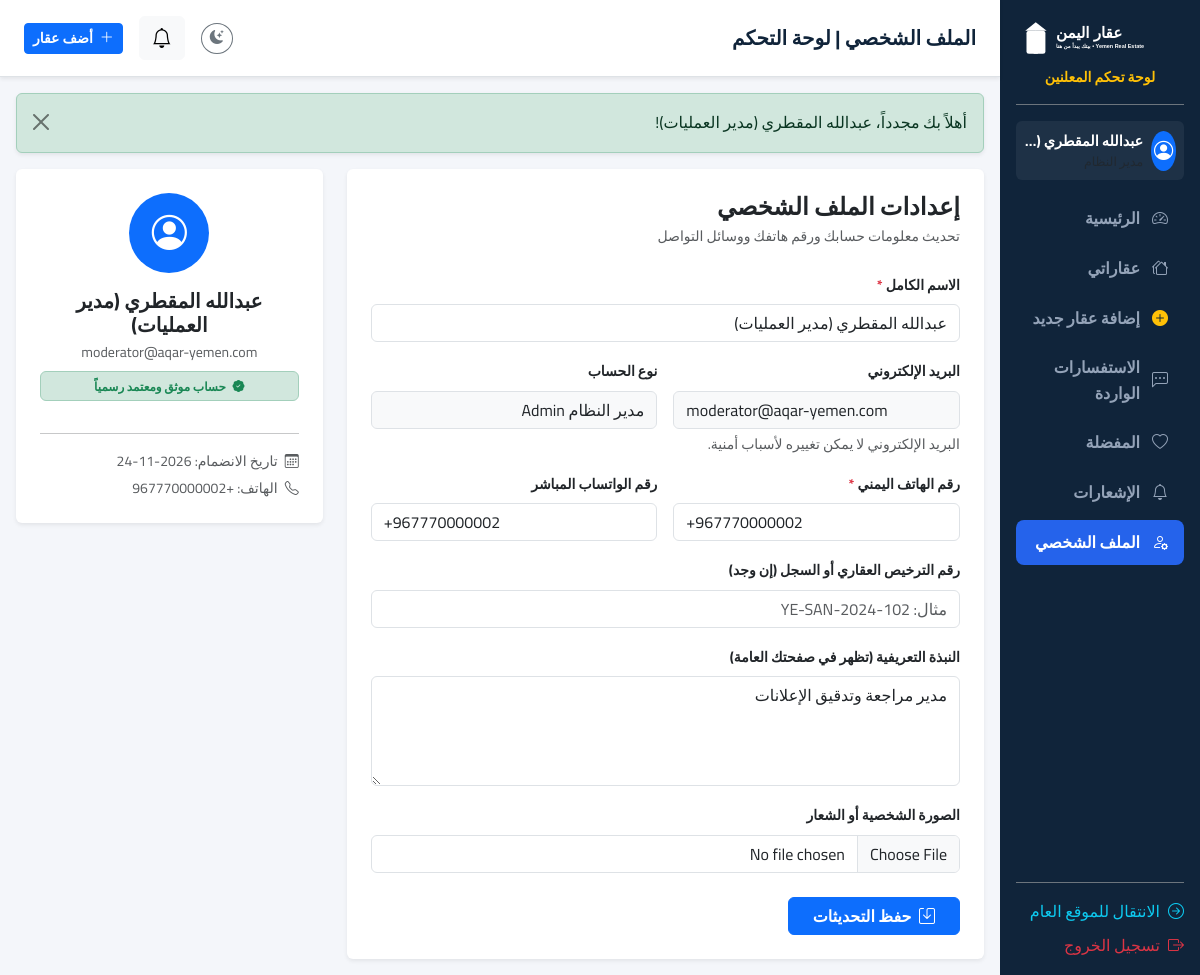
Page /dashboard/profile (signed in) on the committed database.
### tables this page shows
CREATE TABLE `users` (
    `id` INT UNSIGNED AUTO_INCREMENT PRIMARY KEY,
    `full_name` VARCHAR(150) NOT NULL,
    `email` VARCHAR(150) NOT NULL UNIQUE,
    `phone` VARCHAR(30) NOT NULL,
    `password_hash` VARCHAR(255) NOT NULL,
    `role` ENUM('super_admin', 'admin', 'office', 'broker', 'owner', 'customer') NOT NULL DEFAULT 'customer',
    `is_verified` TINYINT(1) NOT NULL DEFAULT 0,
    `is_active` TINYINT(1) NOT NULL DEFAULT 1,
    `avatar` VARCHAR(255) NULL,
    `bio` TEXT NULL,
    `whatsapp` VARCHAR(30) NULL,
    `license_number` VARCHAR(100) NULL,
    `office_id` INT UNSIGNED NULL,
    `remember_token` VARCHAR(100) NULL,
    `created_at` TIMESTAMP DEFAULT CURRENT_TIMESTAMP,
    `updated_at` TIMESTAMP DEFAULT CURRENT_TIMESTAMP ON UPDATE CURRENT_TIMESTAMP,
    INDEX `idx_users_role` (`role`),
    INDEX `idx_users_phone` (`phone`)
);

### app/Controllers/DashboardController.php (called while the page is built, shortened)
<?php
class DashboardController
{
    public function profile(): void
    {
        $userId = Session::userId();
        $user = User::find($userId);
        View::render('dashboard.profile.index', [
            'title' => 'الملف الشخصي | لوحة التحكم',
            'user' => $user
        ], 'dashboard');
    }
}

### public/index.php (called while the page is built, shortened)
<?php
spl_autoload_register(function ($class) {
    $prefix = 'App\\';
    $base_dir = dirname(__DIR__) . '/app/';
    $len = strlen($prefix);
    $relative_class = substr($class, $len);
    $file = $base_dir . str_replace('\\', '/', $relative_class) . '.php';
});
require_once dirname(__DIR__) . '/routes/web.php';
$uri = $_SERVER['REQUEST_URI'] ?? '/';
$method = $_SERVER['REQUEST_METHOD'] ?? 'GET';
Router::dispatch($uri, $method);

### app/Config/App.php (called while the page is built, shortened)
<?php
class App
{
    private static array $env = [];
    public static function env(string $key, mixed $default = null): mixed
    {
        return self::$env[$key] ?? $_ENV[$key] ?? getenv($key) ?: $default;
    }
    public static function baseUrl(string $path = ''): string
    {
        $protocol = (!empty($_SERVER['HTTPS']) && $_SERVER['HTTPS'] !== 'off') ? 'https://' : 'http://';
        $host = $_SERVER['HTTP_HOST'] ?? 'localhost';
        $scriptName = $_SERVER['SCRIPT_NAME'] ?? '';
        $baseFolder = rtrim(str_replace('\\', '/', dirname($scriptName)), '/');
        $base = $protocol . $host . $baseFolder;
        $path = ltrim($path, '/');
        return $path === '' ? $base : $base . '/' . $path;
    }
}

### app/Helpers/Session.php (called while the page is built, shortened)
<?php
class Session
{
    public static function user(): ?array
    {
        return $_SESSION['auth_user'] ?? null;
    }
    public static function userId(): ?int
    {
        $user = self::user();
        return $user['id'] ?? null;
    }
}

### app/Config/Database.php (called while the page is built, shortened)
<?php
class Database
{
    private static ?PDO $instance = null;
    public static function connect(): PDO
    {
        if (self::$instance === null) {
            $host = App::env('DB_HOST', '127.0.0.1');
            $port = App::env('DB_PORT', '3306');
            $dbname = App::env('DB_NAME', 'yemen_real_estate');
            $user = App::env('DB_USER', 'root');
            $pass = App::env('DB_PASS', '');
            $dsn = "mysql:host={$host};port={$port};dbname={$dbname};charset=utf8mb4";
            $options = [
                PDO::ATTR_ERRMODE => PDO::ERRMODE_EXCEPTION,
                PDO::ATTR_DEFAULT_FETCH_MODE => PDO::FETCH_ASSOC,
                PDO::ATTR_EMULATE_PREPARES => false,
                PDO::MYSQL_ATTR_INIT_COMMAND => "SET NAMES utf8mb4 COLLATE utf8mb4_unicode_ci"
            ];
            try {
                self::$instance = new PDO($dsn, $user, $pass, $options);
            } catch (PDOException $e) {
                error_log("Database Connection Error: " . $e->getMessage());
                if (App::env('APP_DEBUG', 'false') === 'true') {
                    die("خطأ في الاتصال بقاعدة البيانات: " . htmlspecialchars($e->getMessage()));
                } else {
                    die("نعتذر، حدث خطأ أثناء الاتصال بقاعدة البيانات. يرجى المحاولة لاحقاً.");
                }
            }
        }
        return self::$instance;
    }
}

### app/Models/Model.php (called while the page is built, shortened)
<?php
abstract class Model
{
    protected static string $table = '';
    protected static string $primaryKey = 'id';
    public static function db(): PDO
    {
        return Database::connect();
    }
    public static function find(int|string $id): ?array
    {
        $sql = "SELECT * FROM `" . static::$table . "` WHERE `" . static::$primaryKey . "` = :id LIMIT 1";
        $stmt = self::db()->prepare($sql);
        $stmt->execute([':id' => $id]);
        $result = $stmt->fetch();
        return $result ?: null;
    }
}

### resources/views/dashboard/profile/index.php (the view, shortened to what this page needs)
<div class="row g-4">
    <div class="col-lg-8">
        <div class="card border-0 shadow-sm p-4">
            <h4 class="fw-bold mb-1">إعدادات الملف الشخصي</h4>
            <div class="text-muted small mb-4">تحديث معلومات حسابك ورقم هاتفك ووسائل التواصل</div>
            <form action="<?= App::baseUrl('dashboard/profile/update') ?>" method="POST" enctype="multipart/form-data">
                <div class="mb-3">
                    <label class="form-label fw-bold small">الاسم الكامل <span class="text-danger">*</span></label>
                    <input type="text" name="full_name" class="form-control" required value="<?= htmlspecialchars($user['full_name']) ?>">
                </div>
                <div class="row g-3 mb-3">
                    <div class="col-md-6">
                        <label class="form-label fw-bold small">البريد الإلكتروني</label>
                        <input type="email" class="form-control bg-light" disabled value="<?= htmlspecialchars($user['email']) ?>">
                        <div class="form-text small">البريد الإلكتروني لا يمكن تغييره لأسباب أمنية.</div>
                    </div>
                    <div class="col-md-6">
                        <label class="form-label fw-bold small">نوع الحساب</label>
                        <input type="text" class="form-control bg-light" disabled value="<?= match($user['role']) {
                            'office' => 'مكتب عقاري',
                            'broker' => 'وسيط عقاري',
                            'owner' => 'مالك عقار',
                            'super_admin' => 'المالك الرئيسي Super Admin',
                            'admin' => 'مدير النظام Admin',
                            default => 'عميل / باحث'
                        } ?>">
                    </div>
                </div>
                <div class="row g-3 mb-3">
                    <div class="col-md-6">
                        <label class="form-label fw-bold small">رقم الهاتف اليمني <span class="text-danger">*</span></label>
                        <input type="tel" name="phone" class="form-control" required value="<?= htmlspecialchars($user['phone']) ?>">
                    </div>
                    <div class="col-md-6">
                        <label class="form-label fw-bold small">رقم الواتساب المباشر</label>
                        <input type="tel" name="whatsapp" class="form-control" placeholder="+967771234567" value="<?= htmlspecialchars($user['whatsapp'] ?? $user['phone']) ?>">
                    </div>
                </div>
                <div class="mb-3">
                    <label class="form-label fw-bold small">رقم الترخيص العقاري أو السجل (إن وجد)</label>
                    <input type="text" name="license_number" class="form-control" placeholder="مثال: YE-SAN-2024-102" value="<?= htmlspecialchars($user['license_number'] ?? '') ?>">
                </div>
                <div class="mb-3">
                    <label class="form-label fw-bold small">النبذة التعريفية (تظهر في صفحتك العامة)</label>
                    <textarea name="bio" class="form-control" rows="4" placeholder="اكتب نبذة عن خبرتك العقارية والمناطق التي تنشط فيها..."><?= htmlspecialchars($user['bio'] ?? '') ?></textarea>
                </div>
                <div class="mb-4">
                    <label class="form-label fw-bold small">الصورة الشخصية أو الشعار</label>
                    <input type="file" name="avatar" class="form-control" accept="image/jpeg,image/png,image/webp">
                </div>
                <button type="submit" class="btn btn-primary fw-bold px-4">
                    <i class="bi bi-save me-1"></i> حفظ التحديثات
                </button>
            </form>
        </div>
    </div>
    <div class="col-lg-4">
        <div class="card border-0 shadow-sm p-4 text-center">
            <div class="rounded-circle bg-primary text-white d-flex align-items-center justify-content-center mx-auto mb-3" style="width: 80px; height: 80px; font-size: 2.2rem;">
                <i class="bi bi-person-circle"></i>
            </div>
            <h5 class="fw-bold mb-1"><?= htmlspecialchars($user['full_name']) ?></h5>
            <div class="text-muted small mb-2"><?= htmlspecialchars($user['email']) ?></div>
            <?php if ($user['is_verified']): ?>
                <div class="badge bg-success-subtle text-success border border-success-subtle py-2 px-3 mb-3">
                    <i class="bi bi-patch-check-fill me-1"></i> حساب موثق ومعتمد رسمياً
                </div>
            <?php endif; ?>
            <hr>
            <div class="text-start small text-muted">
                <div><i class="bi bi-calendar3 me-1"></i> تاريخ الانضمام: <?= date('Y-m-d', strtotime($user['created_at'])) ?></div>
                <div class="mt-1"><i class="bi bi-telephone me-1"></i> الهاتف: <?= htmlspecialchars($user['phone']) ?></div>
            </div>
        </div>
    </div>
</div>

### routes/web.php (shortened to what this page needs)
<?php
class Router
{
    private static array $routes = [];
    public static function get(string $path, array $handler, array $middlewares = []): void
    {
        self::$routes['GET'][$path] = ['handler' => $handler, 'middlewares' => $middlewares];
    }
    public static function post(string $path, array $handler, array $middlewares = []): void
    {
        if (!in_array(CsrfMiddleware::class, $middlewares, true)) {
            array_unshift($middlewares, CsrfMiddleware::class);
        }
        self::$routes['POST'][$path] = ['handler' => $handler, 'middlewares' => $middlewares];
    }
    public static function dispatch(string $uri, string $method): void
    {
        $path = parse_url($uri, PHP_URL_PATH);
        $path = '/' . trim($path, '/');
        $routesForMethod = self::$routes[$method] ?? [];
        foreach ($routesForMethod as $routePattern => $routeInfo) {
            $regex = preg_replace('/\{([a-zA-Z0-9_]+)\}/', '(?P<$1>[^/]+)', $routePattern);
            $regex = '#^' . $regex . '$#u';
            if (preg_match($regex, $path, $matches)) {
                $params = array_filter($matches, 'is_string', ARRAY_FILTER_USE_KEY);
                [$controllerClass, $action] = $routeInfo['handler'];
                $controller = new $controllerClass();
                call_user_func_array([$controller, $action], $params);
                return;
            }
        }
    }
}

### public/assets/css/custom.css (style rules this page uses)
:root { --navy-dark: #10243A; --navy-light: #1A3450; --blue-primary: #2563EB; --blue-hover: #1D4ED8; --blue-light: #EAF2FF; --gold: #C8A96B; --gold-light: #F7F3E9; --white: #FFFFFF; --gray-bg: #F4F6FA; --gray-border: #E2E8F0; --gray-text: #64748B; --gray-dark: #334155; --success: #10B981; --danger: #EF4444; --warning: #F59E0B; --info: #06B6D4; --card-shadow: 0 4px 20px -2px rgba(16, 36, 58, 0.08); --card-hover-shadow: 0 12px 30px -4px rgba(16, 36, 58, 0.16); --radius-sm: 8px; --radius-md: 14px; --radius-lg: 20px; --transition: all 0.25s ease-in-out; }
body { font-family: 'Cairo', 'Tajawal', sans-serif; background-color: var(--gray-bg); color: var(--navy-dark); direction: rtl; text-align: right; line-height: 1.6; overflow-x: hidden; }
h1, h2, h3, h4, h5, h6 { font-weight: 700; color: inherit; }

### rows in the picture
users: full_name "عبدالله المقطري (مدير العمليات)", email "moderator@aqar-yemen.com", role "مدير النظام Admin", phone "+967770000002", whatsapp "+967770000002", bio "مدير مراجعة وتدقيق الإعلانات", is_verified 1 (drawn), created_at "2026-11-24"

### other values in the picture
Session::getFlash($msgType) "أهلاً بك مجدداً، عبدالله المقطري (مدير العمليات)!"
